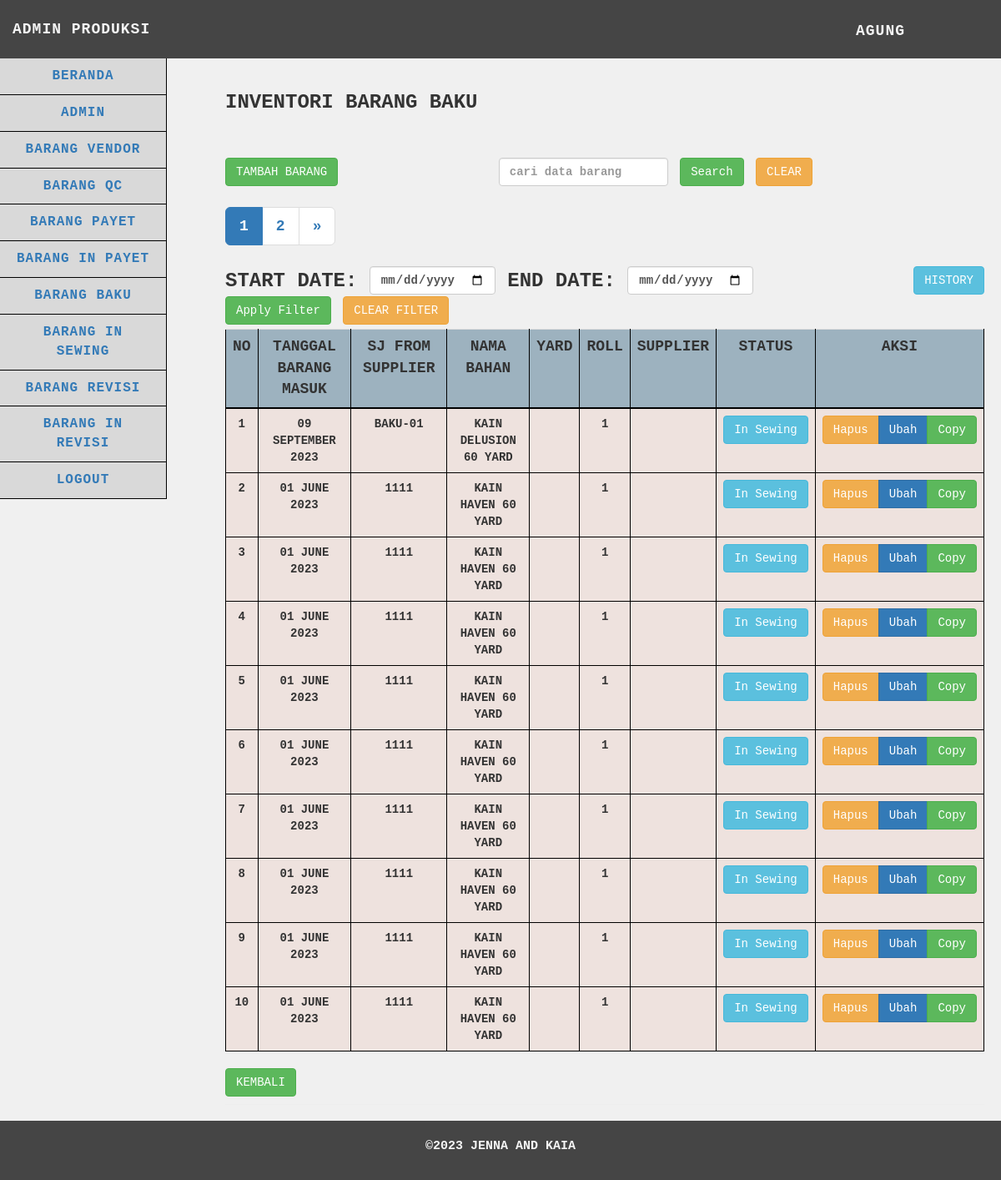
/produksi/barangbaku/barangbaku.php (signed in), run on an earlier commit of the app's database.
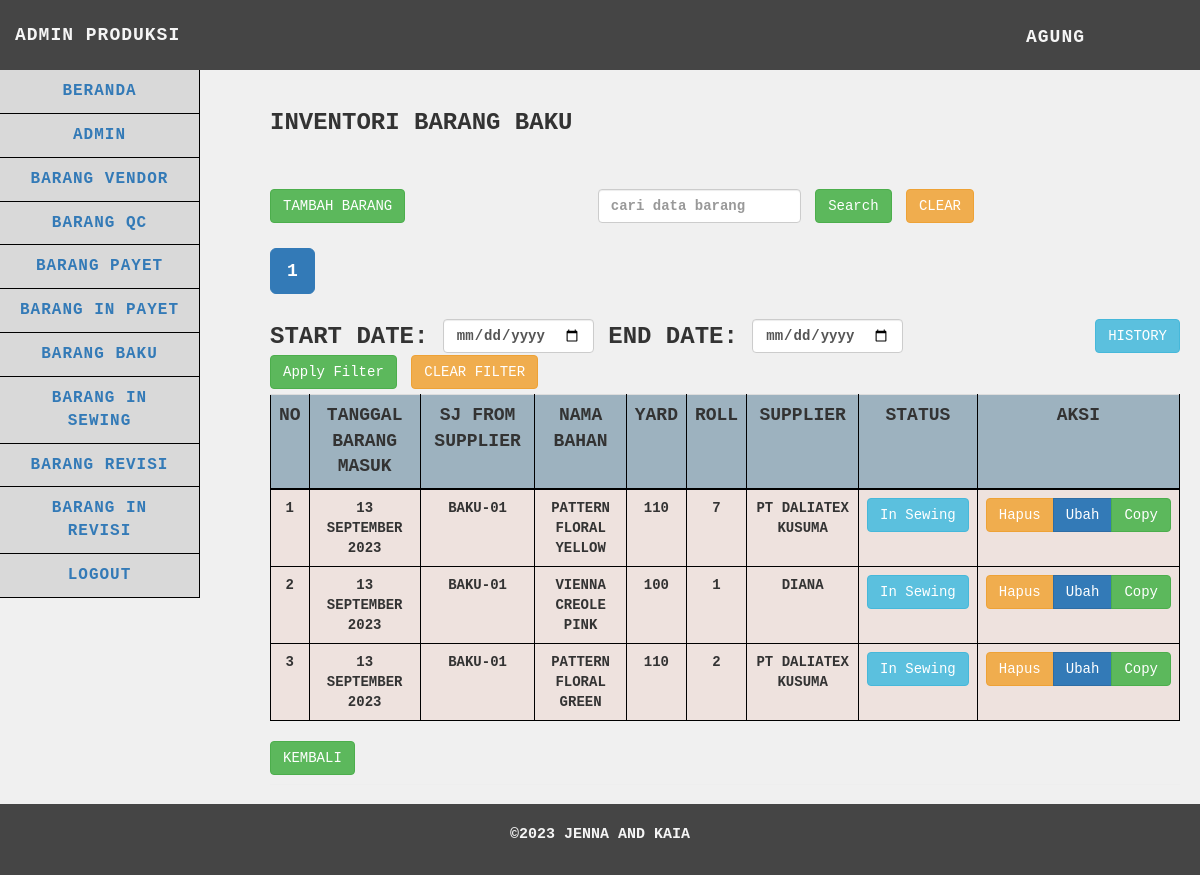
And on a later commit of the database.
### tables this page shows
CREATE TABLE `barangbaku` (
  `idbarang_baku` int(25) NOT NULL,
  `tgl_brg_masuk` date NOT NULL,
  `sj_from_vendor` varchar(255) NOT NULL,
  `nama` varchar(255) NOT NULL,
  `inyard` int(255) NOT NULL,
  `stock` int(255) NOT NULL,
  `supplier` varchar(255) NOT NULL
);

### produksi/barangbaku/functions.php (called while the page is built, shortened)
<?php
$db = mysqli_connect("localhost", "root", "", "gudangjenna");
function query($query)
{
    global $db;
    $result = mysqli_query($db, $query);
    $rows = [];
    while ($row = mysqli_fetch_assoc($result)) {
        $rows[] = $row;
    }
    return $rows;
}
function formatDate($dateString)
{
    $timestamp = strtotime($dateString);
    return date('d F Y', $timestamp);
}

### produksi/barangbaku/barangbaku.php (the view, shortened to what the changed rows need)
<?php
$barangbaku = query("SELECT * FROM barangbaku");
$limit = 10;
$page = isset($_GET['page']) ? $_GET['page'] : 1;
$start = ($page - 1) * $limit;
$start_date = isset($_GET['start_date']) ? $_GET['start_date'] : '';
$end_date = isset($_GET['end_date']) ? $_GET['end_date'] : '';
$date_filter = '';
$search = isset($_GET['search']) ? $_GET['search'] : '';
$search_filter = '';
$query = "SELECT * FROM barangbaku $date_filter $search_filter ORDER BY idbarang_baku DESC LIMIT $start, $limit";
$barangbaku = query($query);
$totalRecordsSearchDateFilter = count(query("SELECT * FROM barangbaku $date_filter $search_filter"));
$totalPagesSearchDateFilter = ceil($totalRecordsSearchDateFilter / $limit);
?>
<!DOCTYPE html>
<html>
<head>
    <link href="../../vendor/css/bootstrap/bootstrap.min.css" rel="stylesheet">
    <link href="../../vendor/css/bootstrap/bootstrap.css" rel="stylesheet">
    <link href="../../vendor/font-awesome/css/font-awesome.min.css" rel="stylesheet" type="text/css">
    <link href="../../css/tabel.css" rel="stylesheet">
</head>
<body>
    <div class="content">
        <div class="container-fluid">
            <h1 class="page-header">Inventori Barang Baku
                <br><br><br>
                <div class="row">
                    <div class="col-md-4">
                        <div class="text-left">
                        </div>
                    </div>
                    <div class="col-md-6">
                        <form action="" method="GET" class="form-inline">
                        </form>
                    </div>
                </div>
                <div class="row" style="margin-top: 5px;">
                    <div class="col-md-6">
                        <div class="button-group" style="display: flex; align-items: center;">
                            <div class="pagination-container">
                                <ul class="pagination pagination-lg">
                                    <?php
                                    $startPage = max(1, $page - 1);
                                    $endPage = min($totalPagesSearchDateFilter, $startPage + 4);
                                    for ($p = $startPage; $p <= $endPage; $p++) :
                                    ?>
                                    <li class="<?php if ($p == $page) echo 'active'; ?>">
                                        <a
                                            href="?page=<?php echo $p; ?>&start_date=<?php echo $start_date; ?>&end_date=<?php echo $end_date; ?>&search=<?php echo $search; ?>">
                                            <?php echo $p; ?>
                                        </a>
                                    </li>
                                    <?php endfor; ?>
                                    <?php if ($page < $totalPagesSearchDateFilter) : ?>
                                    <li>
                                        <a href="?page=<?php echo ($page + 1); ?>&start_date=<?php echo $start_date; ?>&end_date=<?php echo $end_date; ?>&search=<?php echo $search; ?>"
                                            aria-label="Next">
                                            <span aria-hidden="true">&raquo;</span>
                                        </a>
                                    </li>
                                    <?php endif; ?>
                                </ul>
                            </div>
                        </div>
                    </div>
                </div>
                <div class="row" style="margin-top: 5px; margin-bottom: 5px">
                    <div class="col-md-10">
                        <form action="" method="GET" class="form-inline">
                        </form>
                    </div>
                    <div class="col-md-2 text-right">
                        <a href="barangbaku_history.php" class="btn btn-info mx-2" target="_blank">History</a>
                    </div>
                </div>
                <div class="table-responsive">
                    <table id="data-table" class="table table-hover">
                        <tr>
                            <th scope="col">No</th>
                            <th scope="col">Tanggal Barang Masuk</th>
                            <th scope="col">SJ From Supplier</th>
                            <th scope="col">Nama Bahan</th>
                            <th scope="col">Yard</th>
                            <th scope="col">Roll</th>
                            <th scope="col">Supplier</th>
                            <th scope="col">Status</th>
                            <th scope="col">Aksi</th>
                        </tr>
                        <?php $i = $start + 1; ?>
                        <?php foreach ($barangbaku as $row) : ?>
                        <tr class="data-row">
                            <td><?= $i; ?></td>
                            <td><?= formatDate($row["tgl_brg_masuk"]); ?></td>
                            <td><?= $row["sj_from_vendor"]; ?></td>
                            <td><?= $row["nama"]; ?></td>
                            <td><?= $row["inyard"]; ?></td>
                            <td><?= $row["stock"]; ?></td>
                            <td><?= $row["supplier"]; ?></td>
                            <td>
                                <div class="btn-group text-center" style="display: flex; justify-content: center;">
                                    <form action="kirim_insewing.php" method="post" style="margin: 0;">
                                        <button type="submit" class="btn btn-info">In Sewing</button>
                                    </form>
                                </div>
                            </td>
                            <td>
                                <div class="btn-group text-center" style="display: flex; justify-content: center;">
                                    <button type="button" class="btn btn-warning delete-button"
                                        data-id="<?= $row["idbarang_baku"]; ?>">Hapus</button>
                                    <button type="button" class="btn btn-primary" data-toggle="modal"
                                        data-target="#ubahBarangModal<?= $row["idbarang_baku"]; ?>"
                                        data-id="<?= $row["idbarang_baku"]; ?>" data-page="<?= $page; ?>">Ubah</button>
                                    <button type="button" class="btn btn-success copy-button"
                                        data-id="<?= $row["idbarang_baku"]; ?>">Copy</button>
                                </div>
                            </td>
                        </tr>
                        <?php $i++; ?>
                        <?php endforeach; ?>
                    </table>
                </div>
                <div>
                    <a href="../beranda.php" class="btn btn-success">Kembali</a>
                </div>
        </div>
    </div>
</body>
</html>

What changed in the data, as far as the page shows it:
removed barangbaku: tgl_brg_masuk "09 SEPTEMBER 2023", sj_from_vendor "BAKU-01", nama "KAIN DELUSION 60 YARD", stock "1"
removed barangbaku: tgl_brg_masuk "01 JUNE 2023", sj_from_vendor "1111", nama "KAIN HAVEN 60 YARD", stock "1"
removed barangbaku: tgl_brg_masuk "01 JUNE 2023", sj_from_vendor "1111", nama "KAIN HAVEN 60 YARD", stock "1"
removed barangbaku: tgl_brg_masuk "01 JUNE 2023", sj_from_vendor "1111", nama "KAIN HAVEN 60 YARD", stock "1"
removed barangbaku: tgl_brg_masuk "01 JUNE 2023", sj_from_vendor "1111", nama "KAIN HAVEN 60 YARD", stock "1"
removed barangbaku: tgl_brg_masuk "01 JUNE 2023", sj_from_vendor "1111", nama "KAIN HAVEN 60 YARD", stock "1"
removed barangbaku: tgl_brg_masuk "01 JUNE 2023", sj_from_vendor "1111", nama "KAIN HAVEN 60 YARD", stock "1"
removed barangbaku: tgl_brg_masuk "01 JUNE 2023", sj_from_vendor "1111", nama "KAIN HAVEN 60 YARD", stock "1"
removed barangbaku: tgl_brg_masuk "01 JUNE 2023", sj_from_vendor "1111", nama "KAIN HAVEN 60 YARD", stock "1"
removed barangbaku: tgl_brg_masuk "01 JUNE 2023", sj_from_vendor "1111", nama "KAIN HAVEN 60 YARD", stock "1"
added barangbaku: tgl_brg_masuk "13 SEPTEMBER 2023", sj_from_vendor "BAKU-01", nama "PATTERN FLORAL YELLOW", inyard "110", stock "7", supplier "PT DALIATEX KUSUMA"
added barangbaku: tgl_brg_masuk "13 SEPTEMBER 2023", sj_from_vendor "BAKU-01", nama "VIENNA CREOLE PINK", inyard "100", stock "1", supplier "DIANA"
added barangbaku: tgl_brg_masuk "13 SEPTEMBER 2023", sj_from_vendor "BAKU-01", nama "PATTERN FLORAL GREEN", inyard "110", stock "2", supplier "PT DALIATEX KUSUMA"
Also different on the page:
list line gone: "2"
